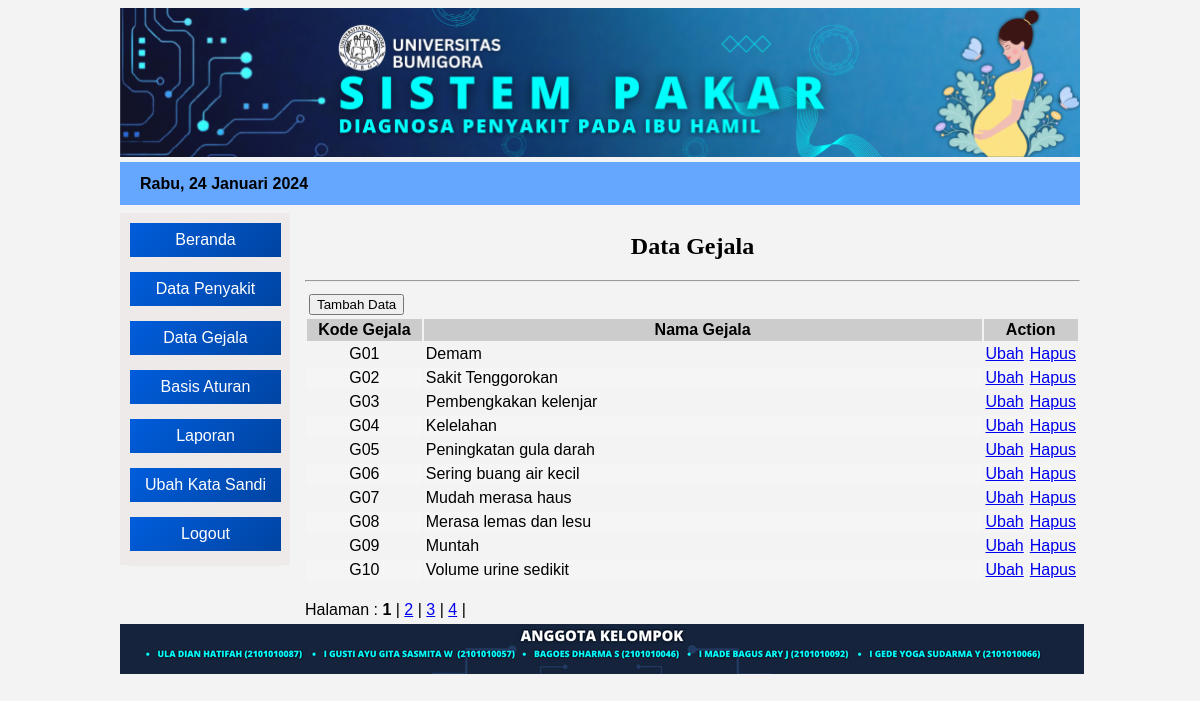
Screenshot of /admin/index.php?open=Gejala-Data (signed in) with the database file from the repository.
### tables this page shows
CREATE TABLE `tblgejala` (
  `kd_gejala` varchar(7) NOT NULL,
  `nm_gejala` varchar(80) NOT NULL
);

### admin/gejala_data.php (the view)
<?php
  include "../lib/koneksi.php";
  $batas = 10;
  if (empty($halaman)) {
  	$posisi = 0;
  	$halaman = 1;
  }
  else {
  	$posisi = ($halaman-1) * $batas;
  }
 ?>
<center><h2>Data Gejala</h2></center><hr>
<?php
  $query = "select * from tblgejala order by kd_gejala asc limit $posisi,$batas ";
  $tampil = mysqli_query($konek,$query);
 ?>
<table border="0" cellpadding="2" width="100%">
  <tr>
      <form action="?open=Gejala-Add&status=tambah" target="_self" method="Post">
          <td colspan="2" rowspan="2"> <input type="submit" name="btntambah" value="Tambah Data" /></td>
      </form>
  </tr>
  <tr></tr>
  <tr bgcolor="#CCCCCC">
    <th width="15%"> Kode Gejala </th>
    <th> Nama Gejala </th>
    <th colspan="2" width="10%"> Action </th>
  </tr>
  <?php
   $no = $posisi+1;
   while ($data = mysqli_fetch_array($tampil)) {
   	if ($no%2==1) {$warna='';} else {$warna='#F5F5F5';}
   	echo "<tr bgcolor=$warna>
   	         <td align='center'>$data[kd_gejala]</td>
   	         <td>$data[nm_gejala]</td>
   	         <td align='center'><a href='?open=Gejala-Edit&kode=$data[kd_gejala]' target='_self' alt='Edit Data'>Ubah</a></td>
             <td align='center'><a href='?open=Gejala-Hapus&kode=$data[kd_gejala]' target='_self' alt='Delete Data'>Hapus</a></td>
          </tr>";
     $no++;
   }
   echo "</table>";
   $query2     = mysqli_query($konek, "select * from tblgejala order by kd_gejala asc");
   $jmldata    = mysqli_num_rows ($query2);
   $jmlhalaman = ceil($jmldata / $batas);
   echo "<br> Halaman : ";
   for ($a=1;$a<=$jmlhalaman;$a++)
   if ($a != $halaman) {
   	echo "<a href='?open=Gejala-Data&halaman=$a'>$a</a> | ";
   }
   else {
   	echo "<b>$a</b> | ";
   }
?>

### css/desig1.css (style rules this page uses)
* { font-family: Arial, tahoma, sans-serif; }
body { background-color: #f3f3f3; }
#isi h2 { font-family: tahoma, "Times New Roman", "Maiandra GD", sans-serif; }

### rows the page displays
tblgejala: kd_gejala "G01", nm_gejala "Demam"
tblgejala: kd_gejala "G02", nm_gejala "Sakit Tenggorokan"
tblgejala: kd_gejala "G03", nm_gejala "Pembengkakan kelenjar"
tblgejala: kd_gejala "G04", nm_gejala "Kelelahan"
tblgejala: kd_gejala "G05", nm_gejala "Peningkatan gula darah"
tblgejala: kd_gejala "G06", nm_gejala "Sering buang air kecil"
tblgejala: kd_gejala "G07", nm_gejala "Mudah merasa haus"
tblgejala: kd_gejala "G08", nm_gejala "Merasa lemas dan lesu"
tblgejala: kd_gejala "G09", nm_gejala "Muntah"
tblgejala: kd_gejala "G10", nm_gejala "Volume urine sedikit"

### other values shown
$namabln "Rabu"
$tgl "24"
$namabulan "Januari"
$thn "2024"
